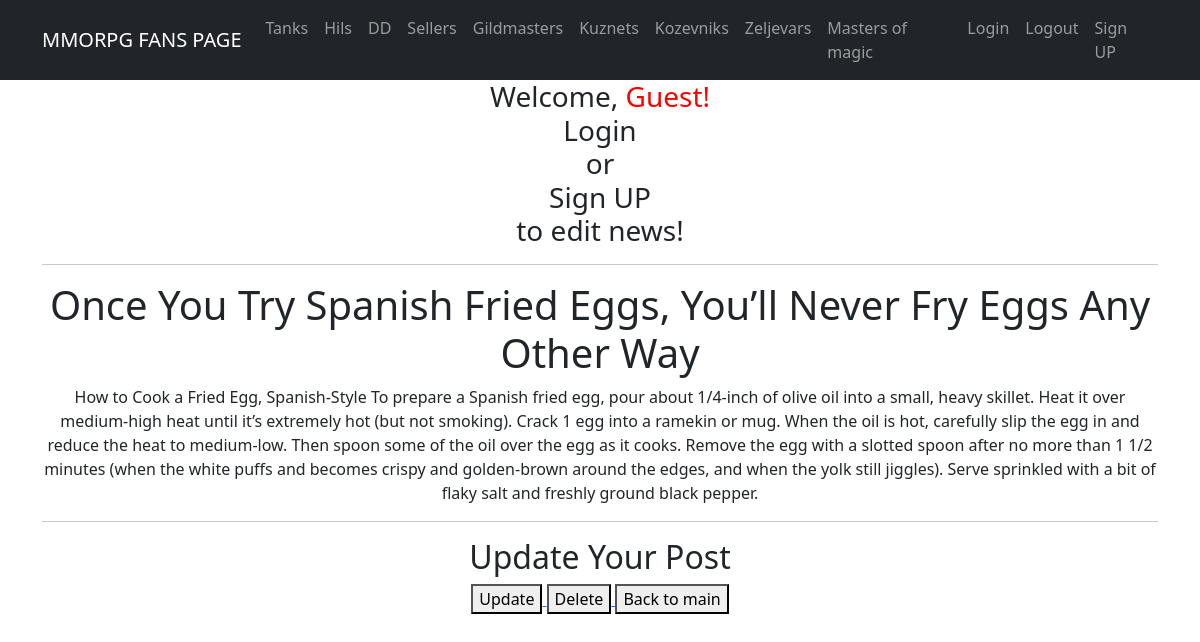
The page /posts/7/ on the database as committed earlier.
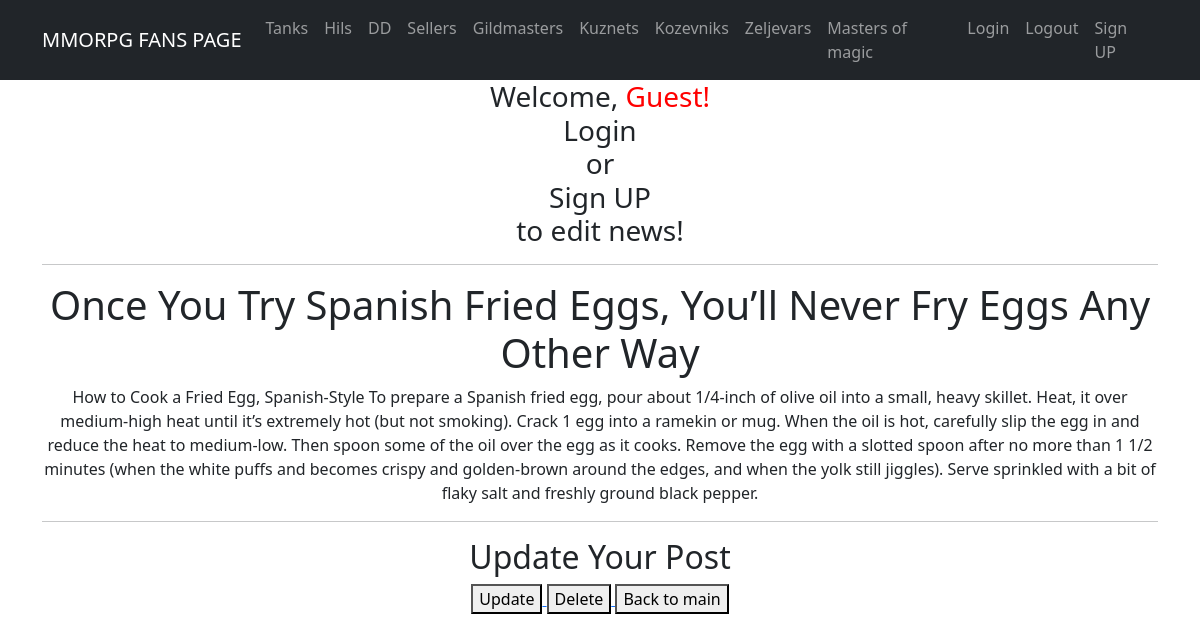
The same page on the database as committed later.
### app/models.py (models this page shows, shortened)
class Post(models.Model):
    name = models.CharField(max_length=150, unique=True)
    description = models.TextField()
    published_date = models.DateTimeField(default=timezone.now)
    author = models.ForeignKey(User, on_delete=models.CASCADE, related_name='posts')
    categories = models.ManyToManyField(Category, related_name='posts')

### app/views.py (the view)
# urls.py: path('posts/<int:pk>/', PostDetail.as_view(), name='post_detail'),
class PostDetail(DetailView):
    model = Post
    template_name = 'post_detail.html'
    context_object_name = 'post_detail'

### templates/post_detail.html (shortened to what this page needs)
{% extends 'flatpages/default.html' %}
{% block content %}
<h1>{{ post_detail.name }}</h1>
<p>{{ post_detail.description }}</p>
<hr>
<h2>Update Your Post</h2>
<a href="{% url 'post_update' pk=post_detail.pk %}">
    <button type="button">Update</button>
</a>
<a href="{% url 'post_delete' pk=post_detail.pk %}">
    <button type="button">Delete</button>
</a>
<a href="{% url 'post_list' %}">
    <button type="button">Back to main</button>
</a>
{% endblock content %}

Rows that differ between the two databases and show on the page:
changed Post "Once You Try Spanish Fried Eggs, You’ll Never Fry Eggs Any Other Way": description "…a small, heavy skillet. Heat it over medium-high heat…" → "…a small, heavy skillet. Heat, it over medium-high heat…"
